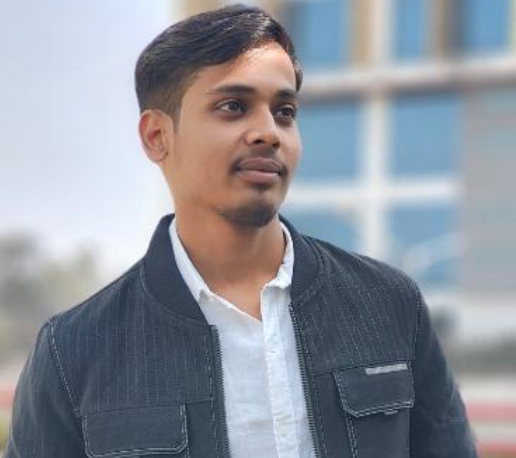
#> input picture Image_Processing/dummy_img.png, 516 x 458 px
$ python SLIC_agglomerative_img_proc.py   (older library calls are emulated)
#> lines starting #> are read from the running program, lines starting #| are printed output that depends on the picture
from PIL import Image
import numpy as np
import matplotlib.pyplot as plt
from sklearn.cluster import AgglomerativeClustering
from scipy.cluster.hierarchy import dendrogram, linkage
from skimage.segmentation import slic # For superpixel segmentation
from skimage.color import rgb2lab # For Lab color space
from skimage.util import img_as_float # To convert image to float for skimage
from sklearn.preprocessing import StandardScaler # For feature scaling
import time # To measure execution time

# -----------------------
# Step 1: Load and preprocess image
# -----------------------
image_path = r"dummy_img.png"  # IMPORTANT: Change to your image path (e.g., "my_image.jpg")
try:
    img = Image.open(image_path).convert('RGB').resize((200, 200))
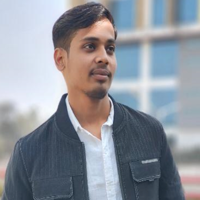
#> img: PIL image 200x200 RGB; mean R, G, B 142.4, 147.3, 156.2
except FileNotFoundError:
    print(f"Error: Image file not found at {image_path}. Please check the path.")
    print("Creating a dummy image for demonstration...")
    # Create a simple dummy image if not found
    dummy_img_array = np.zeros((200, 200, 3), dtype=np.uint8)
    dummy_img_array[0:100, 0:100] = [255, 0, 0] # Red top-left
    dummy_img_array[0:100, 100:200] = [0, 255, 0] # Green top-right
    dummy_img_array[100:200, 0:100] = [0, 0, 255] # Blue bottom-left
    dummy_img_array[100:200, 100:200] = [255, 255, 0] # Yellow bottom-right
    img = Image.fromarray(dummy_img_array)


img_array_rgb = np.array(img)  # Shape: (200, 200, 3)
print(f"Original image loaded. Resolution: {img_array_rgb.shape[0]}x{img_array_rgb.shape[1]}")
#| Original image loaded. Resolution: 200x200

# Convert image to float for skimage processing
img_float = img_as_float(img_array_rgb)

# Convert to Lab color space for better perceptual distance
img_lab = rgb2lab(img_float)
#> img_lab: shape (200, 200, 3) float64; mean of channels 0, 1, 2 60.2, 0.7, -5.2
print(f"Image converted to Lab color space. Shape: {img_lab.shape}")
#| Image converted to Lab color space. Shape: (200, 200, 3)

# Reshape color pixels for clustering (L, a, b values)
pixels_lab = img_lab.reshape(-1, 3) # (40000, 3)

# Generate spatial coordinates for each pixel
h, w, _ = img_array_rgb.shape
#> h = 200; w = 200
coords = np.array([(i, j) for i in range(h) for j in range(w)]) # (40000, 2)

# -----------------------
# Step 2: Superpixel Segmentation (Optimization for Speed)
# -----------------------
print("\nPerforming superpixel segmentation (SLIC)...")
start_time = time.time()
# n_segments: desired number of superpixels
# compactness: balances color proximity and space proximity
# multichannel=True is for color images
slic_labels = slic(img_float, n_segments=500, compactness=10, channel_axis=-1, sigma=1, start_label=1)
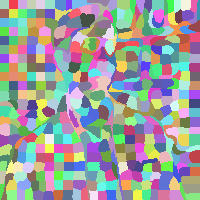
#> slic_labels: shape (200, 200) int64; 453 distinct labels, from 1 to 453; one colour per label, 0 black
num_superpixels = slic_labels.max() # Actual number of superpixels might be slightly different than n_segments
#> num_superpixels = 453
slic_labels_flat = slic_labels.reshape(-1) # Flatten superpixel labels to match pixel_lab/coords shape
end_time = time.time()
print(f"Superpixel segmentation complete. Found {num_superpixels} superpixels in {end_time - start_time:.2f} seconds.")
#| Superpixel segmentation complete. Found 453 superpixels in 0.03 seconds.

# -----------------------
# Step 3: Feature Extraction for Superpixels (Accuracy)
# -----------------------
print("Extracting features for each superpixel (Lab color + Spatial Coords)...")
superpixel_features = np.zeros((num_superpixels, 5)) # 3 for Lab, 2 for x,y

for i in range(1, num_superpixels + 1): # SLIC labels are 1-indexed by default
    mask = (slic_labels_flat == i)

    # Average Lab color for the superpixel
    avg_lab = pixels_lab[mask].mean(axis=0)

    # Average spatial coordinates for the superpixel
    avg_coords = coords[mask].mean(axis=0)

    superpixel_features[i-1] = np.concatenate((avg_lab, avg_coords))
#> this loop made 453 passes
#> (avg_lab, avg_coords) on passes 1 to 3: ([85.05, -0.5, -9.72], [4, 4]), ([85.59, -0.19, -10.08], [4, 13]), ([86.71, -0.321, -10.51], [4, 22])
#> after the loop, superpixel_features = 453 rows, first 6: [85.05, -0.5, -9.72, 4, 4], [85.59, -0.19, -10.08, 4, 13], [86.71, -0.321, -10.51, 4, 22], [88.01, 0.0892, -10.77, 4, 31], [89.6, -0.162, -11.01, 4, 40], [91.32, -0.562, -10.94, 4, 49.5]

print(f"Superpixel features shape: {superpixel_features.shape}")
#| Superpixel features shape: (453, 5)

# Scale features for better distance calculation (Accuracy)
scaler = StandardScaler()
scaled_superpixel_features = scaler.fit_transform(superpixel_features)
#> scaled_superpixel_features = 453 rows, first 6: [1.09, -0.21, -0.511, -1.64, -1.63], [1.11, -0.151, -0.552, -1.64, -1.48], [1.16, -0.176, -0.599, -1.64, -1.32], [1.22, -0.0977, -0.629, -1.64, -1.17], [1.29, -0.146, -0.656, -1.64, -1.02], [1.37, -0.222, -0.648, -1.64, -0.854]
print("Superpixel features scaled.")

# -----------------------
# Step 4: Create dendrogram (on Superpixels)
# -----------------------
# The dendrogram is now much faster as it's built on a reduced number of data points
print("\nCreating dendrogram from superpixel features (this should be faster)...")
start_time = time.time()
linked = linkage(scaled_superpixel_features, method='ward', metric='euclidean') # 'ward' implicitly uses 'euclidean'
#> linked = 452 rows, first 6: [421, 429, 0.138, 2], [372, 377, 0.149, 2], [308, 319, 0.15, 2], [341, 342, 0.155, 2], [198, 199, 0.156, 2], [399, 400, 0.157, 2]
end_time = time.time()
print(f"Dendrogram linkage calculated in {end_time - start_time:.2f} seconds.")

plt.figure(figsize=(12, 6)) # Adjusted figsize for potentially wider dendrogram
dendrogram(linked,
           orientation='top',
           distance_sort='descending',
           show_leaf_counts=True,
           leaf_rotation=90., # Rotate labels for readability
           leaf_font_size=8.)
plt.title(f"Dendrogram (Superpixels - {num_superpixels} points)")
plt.xlabel("Superpixel Index")
plt.ylabel("Euclidean Distance (Scaled Features)")
plt.tight_layout() # Adjust layout to prevent labels from overlapping
plt.show()
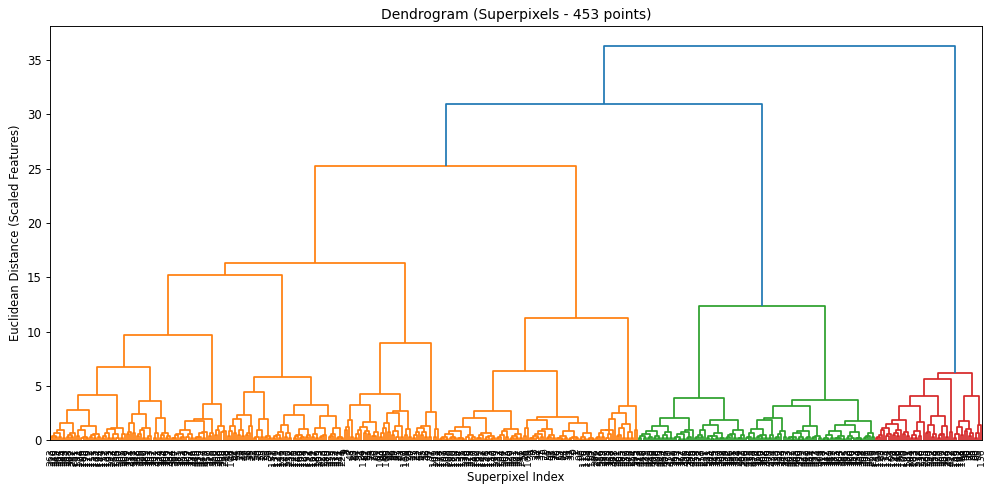
#> figure drawn by matplotlib, 1 panel

# -----------------------
# Step 5: Apply hierarchical clustering (on Superpixels)
# -----------------------
print("\nApplying hierarchical clustering on superpixel features...")
n_clusters = 5  # You can adjust this or decide based on the dendrogram
#> (the run stopped early here; a loop or call above may not have finished)
